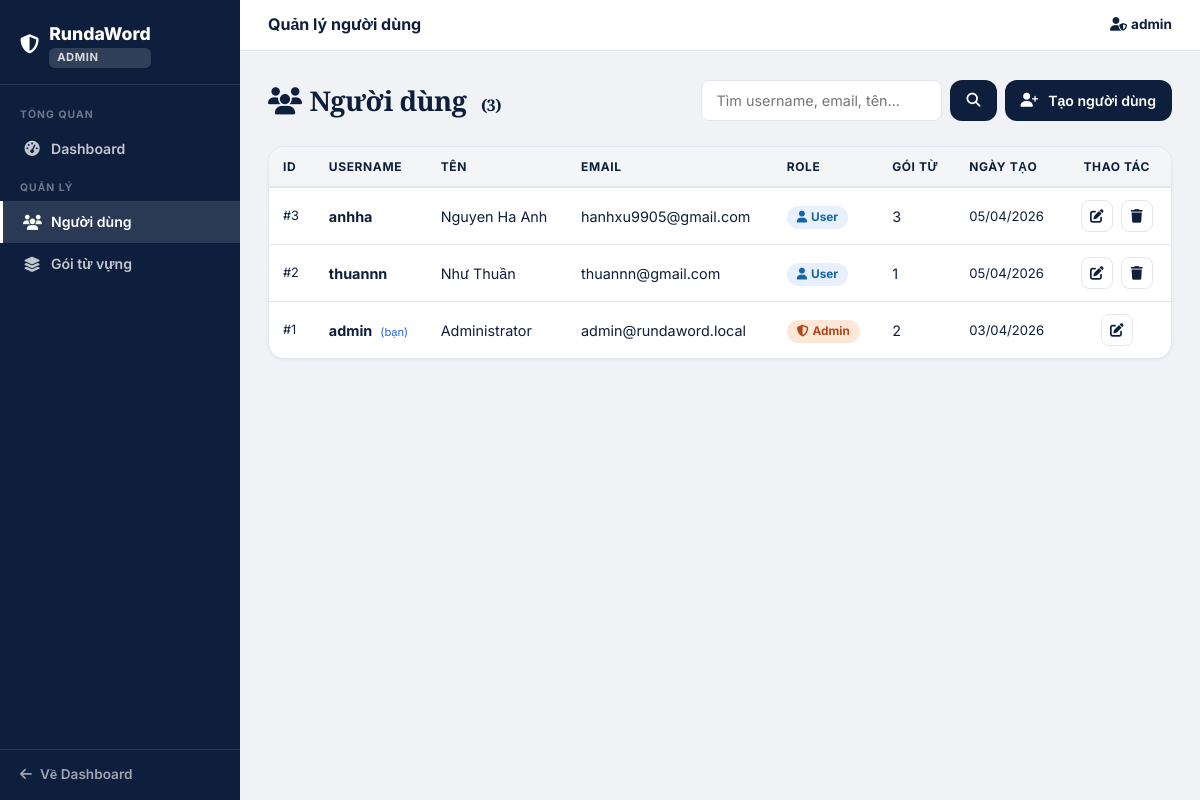
/admin/users (signed in), run on an earlier commit of the app's database.
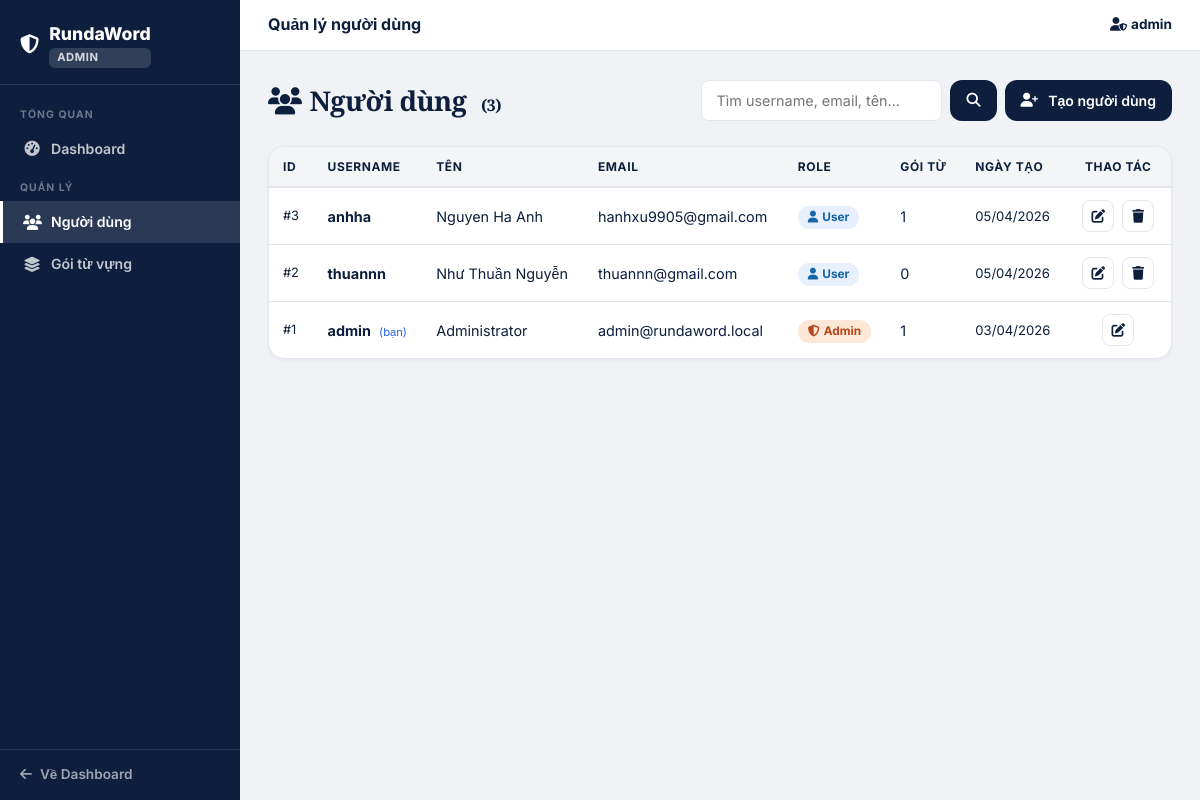
And on a later commit of the database.
### main.py (models this page shows, shortened)
class User(UserMixin, db.Model):
    __tablename__ = 'users'
    id            = db.Column(db.Integer, primary_key=True)
    username      = db.Column(db.String(50),  unique=True, nullable=False)
    name          = db.Column(db.String(100))
    email         = db.Column(db.String(120), unique=True, nullable=False)
    password_hash = db.Column(db.String(255), nullable=False)
    role          = db.Column(db.Integer, default=ROLE_USER, nullable=False)
    created_at    = db.Column(db.DateTime, default=datetime.utcnow)
    packages = db.relationship(
        'VocabPackage', backref='user', lazy=True, cascade='all, delete-orphan',
        foreign_keys='VocabPackage.user_id'
    )
    saved_packages = db.relationship(
        'VocabPackage', secondary=user_saved_packages,
        backref=db.backref('saved_by', lazy='dynamic'), lazy='dynamic'
    )

### main.py (the view)
@app.route('/admin/users')
@admin_required
def admin_users():
    q     = request.args.get('q', '').strip()
    query = User.query
    if q:
        query = query.filter(
            (User.username.ilike(f'%{q}%')) | (User.email.ilike(f'%{q}%')) | (User.name.ilike(f'%{q}%'))
        )
    users = query.order_by(User.created_at.desc()).all()
    return render_template('admin/users.html', users=users, search_query=q)

### main.py (called while the page is built)
def admin_required(f):
    @wraps(f)
    def decorated(*args, **kwargs):
        if not current_user.is_authenticated or current_user.role != ROLE_ADMIN:
            abort(403)
        return f(*args, **kwargs)
    return decorated

@login_manager.user_loader
def load_user(user_id):
    return User.query.get(int(user_id))

### templates/admin/users.html (shortened to what this page needs)
{% extends "admin/base_admin.html" %}
{% block topbar_title %}Quản lý người dùng{% endblock %}
{% block content %}
<div class="d-flex justify-content-between align-items-center mb-4 flex-wrap gap-3">
    <div class="page-title mb-0">
        <i class="fas fa-users me-2"></i>Người dùng
        <span style="font-size:1rem;color:var(--muted);font-weight:600;margin-left:8px;">({{ users|length }})</span>
    </div>
    <div class="d-flex gap-2 flex-wrap">
        <form method="GET" class="admin-search">
            <input type="text" name="q" placeholder="Tìm username, email, tên..."
                value="{{ search_query or '' }}">
            <button type="submit" class="btn btn-navy btn-sm px-3">
                <i class="fas fa-search"></i>
            </button>
        </form>
        <a href="{{ url_for('admin_create_user') }}" class="btn btn-navy btn-sm px-3">
            <i class="fas fa-user-plus me-1"></i>Tạo người dùng
        </a>
    </div>
</div>
<div class="rw-card" style="padding:0;overflow:hidden;">
    {% if users %}
    <table class="admin-table">
        <thead>
            <tr>
                <th>ID</th>
                <th>Username</th>
                <th>Tên</th>
                <th>Email</th>
                <th>Role</th>
                <th>Gói từ</th>
                <th>Ngày tạo</th>
                <th style="text-align:center;">Thao tác</th>
            </tr>
        </thead>
        <tbody>
            {% for user in users %}
            <tr>
                <td style="color:var(--muted);font-size:0.8rem;">#{{ user.id }}</td>
                <td>
                    <strong>{{ user.username }}</strong>
                    {% if user.id == current_user.id %}
                    <span style="font-size:0.7rem;color:var(--accent);margin-left:4px;">(bạn)</span>
                    {% endif %}
                </td>
                <td>{{ user.name or '—' }}</td>
                <td>{{ user.email }}</td>
                <td>
                    {% if user.role == 1 %}
                    <span class="admin-badge admin-badge-admin"><i class="fas fa-shield-alt me-1"></i>Admin</span>
                    {% else %}
                    <span class="admin-badge admin-badge-user"><i class="fas fa-user me-1"></i>User</span>
                    {% endif %}
                </td>
                <td>{{ user.packages | length }}</td>
                <td style="font-size:0.82rem;color:var(--muted);">
                    {{ user.created_at.strftime('%d/%m/%Y') }}
                </td>
                <td style="text-align:center;white-space:nowrap;">
                    <a href="{{ url_for('admin_edit_user', user_id=user.id) }}"
                       class="admin-action-btn" title="Chỉnh sửa">
                        <i class="fas fa-edit"></i>
                    </a>
                    {% if user.id != current_user.id %}
                    <button type="button" class="admin-action-btn danger" title="Xóa"
                        data-username="{{ user.username }}"
                        data-delete-url="{{ url_for('admin_delete_user', user_id=user.id) }}"
                        onclick="confirmDelete(this)">
                        <i class="fas fa-trash"></i>
                    </button>
                    {% endif %}
                </td>
            </tr>
            {% endfor %}
        </tbody>
    </table>
    {% else %}
    <div class="text-center py-5">
        <i class="fas fa-users fa-2x mb-3" style="color:var(--muted)"></i>
        <p class="text-muted mb-0">Không tìm thấy người dùng nào.</p>
    </div>
    {% endif %}
</div>
{% endblock %}

### templates/admin/base_admin.html (shortened to what this page needs)
<!DOCTYPE html>
<html lang="vi">
<head>
    <link href="https://cdn.jsdelivr.net/npm/bootstrap@5.3.0/dist/css/bootstrap.min.css" rel="stylesheet">
    <link href="https://cdnjs.cloudflare.com/ajax/libs/font-awesome/6.4.0/css/all.min.css" rel="stylesheet">
    <link href="{{ url_for('static', filename='css/main.css') }}" rel="stylesheet">
</head>
<body>
<div class="admin-shell">
    <aside class="admin-sidebar">
        <div class="admin-sidebar-brand">
            <a href="{{ url_for('admin_dashboard') }}">
                <i class="fas fa-shield-alt" style="font-size:1.2rem;"></i>
                <div>
                    RundaWord
                    <div class="admin-badge-label">ADMIN</div>
                </div>
            </a>
        </div>
        <nav class="admin-nav">
            <div class="admin-nav-section">Tổng quan</div>
            <a href="{{ url_for('admin_dashboard') }}"
               class="{{ 'active' if request.endpoint == 'admin_dashboard' else '' }}">
                <i class="fas fa-tachometer-alt"></i> Dashboard
            </a>
            <div class="admin-nav-section">Quản lý</div>
            <a href="{{ url_for('admin_users') }}"
               class="{{ 'active' if request.endpoint in ['admin_users', 'admin_create_user', 'admin_edit_user', 'admin_delete_user'] else '' }}">
                <i class="fas fa-users"></i> Người dùng
            </a>
            <a href="{{ url_for('admin_packages') }}"
               class="{{ 'active' if request.endpoint in ['admin_packages', 'admin_toggle_public', 'admin_delete_package'] else '' }}">
                <i class="fas fa-layer-group"></i> Gói từ vựng
            </a>
        </nav>
        <div class="admin-sidebar-footer">
            <a href="{{ url_for('dashboard') }}">
                <i class="fas fa-arrow-left"></i> Về Dashboard
            </a>
        </div>
    </aside>
    <div class="admin-main">
        <div class="admin-topbar">
            <div class="admin-topbar-title">{% block topbar_title %}Admin Panel{% endblock %}</div>
            <div class="admin-topbar-user">
                <i class="fas fa-user-shield me-1"></i>{{ current_user.username }}
            </div>
        </div>
        <div class="admin-content">
            {% block content %}{% endblock %}
        </div>
    </div>
</div>
</body>
</html>

What changed in the data, as far as the page shows it:
computed for User "admin": packages|length "2" → "1"
computed for User "anhha": packages|length "3" → "1"
changed User "thuannn": name "Như Thuần" → "Như Thuần Nguyễn"; packages|length "1" → "0"
